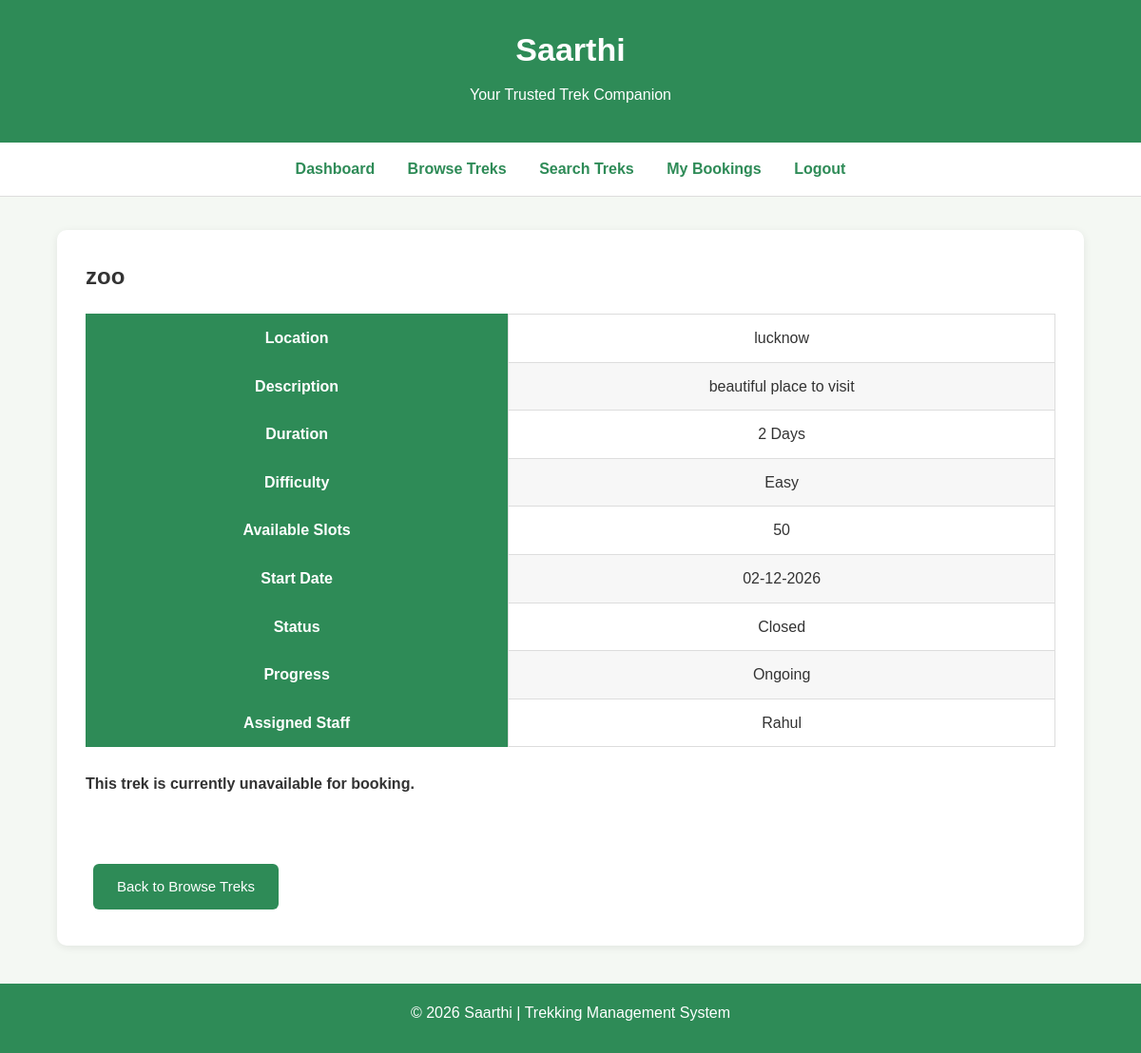
The app's page /trek_details/2 (signed in) with its own data.
### app.py (models this page shows)
class Trekking_table(db.Model):
    id = db.Column(db.Integer, primary_key=True)
    name = db.Column(db.String(100), nullable=False)
    location = db.Column(db.String(100), nullable=False)
    user_id = db.Column(db.Integer, db.ForeignKey('user.id'), nullable=False)
    description = db.Column(db.Text, nullable=False)
    duration = db.Column(db.Integer, nullable=False)
    start_date = db.Column(db.Date, nullable=False)
    difficulty = db.Column(db.String(20), default="Easy")
    staff_id = db.Column(db.Integer, db.ForeignKey('staff.id'))
    available_slots = db.Column(db.Integer, default=20)
    status = db.Column(db.String(20), default="Upcoming")
    progress = db.Column(db.String(20), default="Not Started")

class Staff(db.Model):
    id = db.Column(db.Integer, primary_key=True)
    name = db.Column(db.String(100), nullable=False)
    role = db.Column(db.String(20), nullable=False)
    status = db.Column(db.String(20), default="pending")
    treks = db.relationship('Trekking_table', backref='staff', lazy=True)

### app.py (the view)
@app.route("/trek_details/<int:trek_id>")
def trek_details(trek_id):
    if "user_id" not in session:
        return redirect("/login")
    trek = Trekking_table.query.get_or_404(trek_id)
    return render_template("User/view_trek.html",trek=trek)

### templates/User/view_trek.html (shortened to what this page needs)
<!doctype html>
<html lang="en">
  <head>
    <link
      rel="stylesheet"
      href="{{ url_for('static', filename='css/style.css') }}"
    />
  </head>
  <body>
    <header>
      <h1>Saarthi</h1>
      <p>Your Trusted Trek Companion</p>
    </header>
    <nav>
      <a href="/user">Dashboard</a>
      <a href="/browse_treks">Browse Treks</a>
      <a href="/search_treks">Search Treks</a>
      <a href="/my_bookings">My Bookings</a>
      <a href="/logout">Logout</a>
    </nav>
    <div class="container">
      <div class="card">
        <h2>{{ trek.name }}</h2>
        <table>
          <tr>
            <th>Location</th>
            <td>{{ trek.location }}</td>
          </tr>
          <tr>
            <th>Description</th>
            <td>{{ trek.description }}</td>
          </tr>
          <tr>
            <th>Duration</th>
            <td>{{ trek.duration }} Days</td>
          </tr>
          <tr>
            <th>Difficulty</th>
            <td>{{ trek.difficulty }}</td>
          </tr>
          <tr>
            <th>Available Slots</th>
            <td>{{ trek.available_slots }}</td>
          </tr>
          <tr>
            <th>Start Date</th>
            <td>{{ trek.start_date.strftime("%d-%m-%Y") }}</td>
          </tr>
          <tr>
            <th>Status</th>
            <td>{{ trek.status }}</td>
          </tr>
          <tr>
            <th>Progress</th>
            <td>{{ trek.progress }}</td>
          </tr>
          <tr>
            <th>Assigned Staff</th>
            <td>
              {% if trek.staff %} {{ trek.staff.name }} {% else %} Not Assigned
              {% endif %}
            </td>
          </tr>
        </table>
        <br />
        {% if trek.status == "Open" and trek.available_slots > 0 %}
        <a href="/book_trek/{{ trek.id }}" class="btn"> Book This Trek </a>
        {% else %}
        <p><strong>This trek is currently unavailable for booking.</strong></p>
        {% endif %}
        <br /><br />
        <a href="/browse_treks" class="btn"> Back to Browse Treks </a>
      </div>
    </div>
    <footer>
      <p>© 2026 Saarthi | Trekking Management System</p>
    </footer>
  </body>
</html>

### static/css/style.css (style rules this page uses)
* { margin:0; padding:0; box-sizing:border-box; }
body { font-family:Arial, Helvetica, sans-serif; background:#f4f8f3; color:#333; line-height:1.6; }
header { background:#2e8b57; color:white; text-align:center; padding:25px; }
header h1 { font-size:34px; margin-bottom:8px; }
header p { font-size:16px; }
nav { background:white; text-align:center; padding:15px; border-bottom:1px solid #dddddd; }
nav a { color:#2e8b57; text-decoration:none; margin:0 15px; font-weight:bold; }
.container { width:90%; max-width:1100px; margin:35px auto; }
.card { background:white; padding:30px; border-radius:10px; box-shadow:0 2px 8px rgba(0,0,0,0.08); margin-bottom:30px; }
.btn { display:inline-block; background:#2e8b57; color:white; text-decoration:none; padding:12px 25px; border-radius:6px; margin:8px; border:none; cursor:pointer; font-size:15px; }
table { width:100%; border-collapse:collapse; background:white; margin-top:20px; }
table th { background:#2e8b57; color:white; padding:12px; }
table td { padding:12px; border:1px solid #dddddd; text-align:center; }
table tr:nth-child(even) { background:#f7f7f7; }
h1 { margin-bottom:15px; }
h2 { margin-bottom:12px; }
p { margin-bottom:12px; }
a { color:#2e8b57; }
footer { margin-top:40px; background:#2e8b57; color:white; text-align:center; padding:18px; }

### records on screen
Trekking_table: name "zoo", location "lucknow", description "beautiful place to visit", duration "2", difficulty "Easy", available_slots "50", start_date "02-12-2026", status "Closed", progress "Ongoing"
Staff: staff.name "Rahul"
